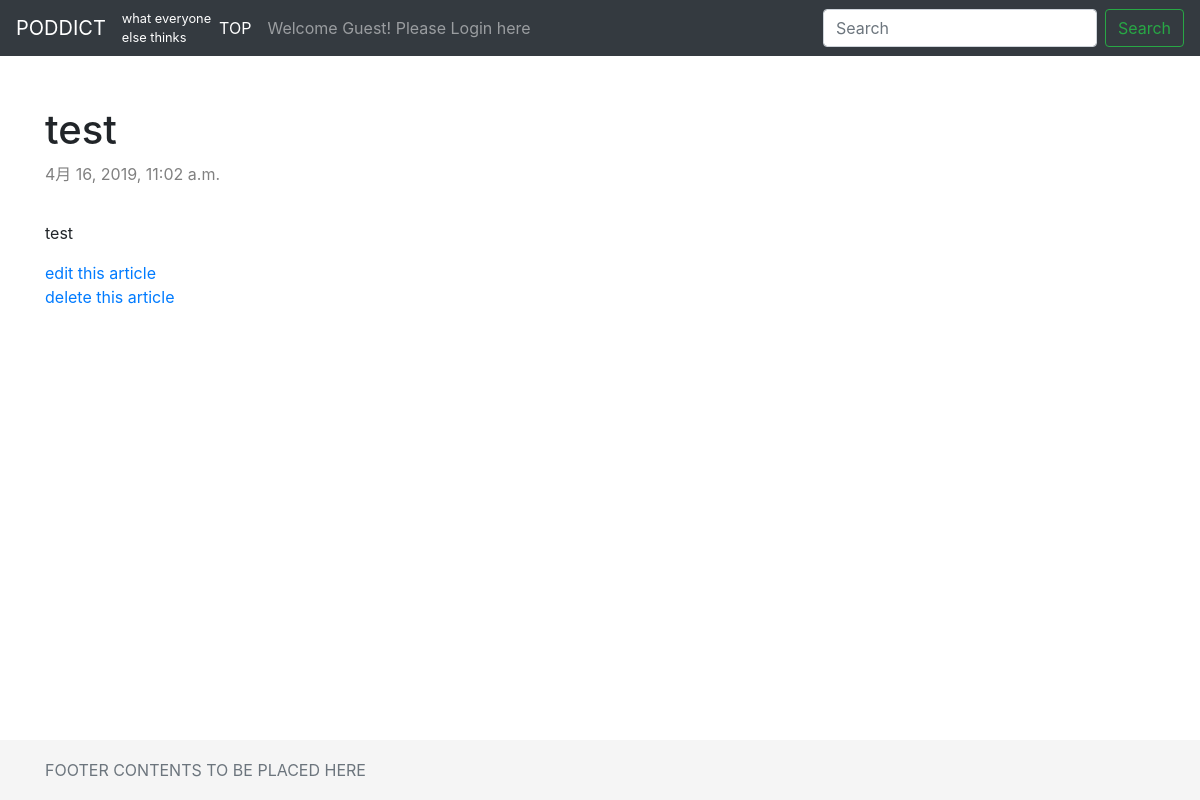
The page /index/view/6 on the database its author committed.
### pdblog/models.py (models this page shows, shortened)
class Article(models.Model):
    class Meta:
        verbose_name = 'Article'
        verbose_name_plural = 'Articles'
        ordering = ['-pub_date']
        app_label = 'pdblog'
    title = models.CharField(max_length=20)
    text = models.TextField(default="")
    pub_date = models.DateTimeField('date published', auto_now=True)
    user = models.ForeignKey(User, on_delete=models.CASCADE)
    is_published = models.BooleanField(default=False)
    objects = ArticleManager()

### pdblog/views.py (the view)
# urls.py: path('view/<int:article_id>', views.article_view, name='article_view'),
def article_view(request, article_id, template_name='pdblog/detail.html'):
    target_article = get_object_or_404(Article, pk=article_id)
    data = { 'article_detail' : target_article }
    return render(request, template_name, data)

### pdblog/models.py (called while the page is built)
    def get_queryset(self):
        return super().get_queryset().filter(is_published=True)

### templates/pdblog/detail.html
{% extends "pdblog/base.html" %}
{% block contents %}
  <div class="post">
      <h1>
        {{ article_detail.title }}
      </h1>
      <span class="pubdate">{{ article_detail.pub_date }}</span>
      <p class="text">{{ article_detail.text }}</p>
  </div>
  <div><a href="{% url 'pdblog:article_update' article_detail.pk %}">edit this article</a></div>
  <div><a href="{% url 'pdblog:article_delete' article_detail.pk %}">delete this article</a></div>
{% endblock contents %}

### static/css/sticky-footer-navbar.css (style rules this page uses)
html { position: relative; min-height: 100%; }

### rows shown on the page
Article: title "test", pub_date "4月 16, 2019, 11:02 a.m.", text "test"
